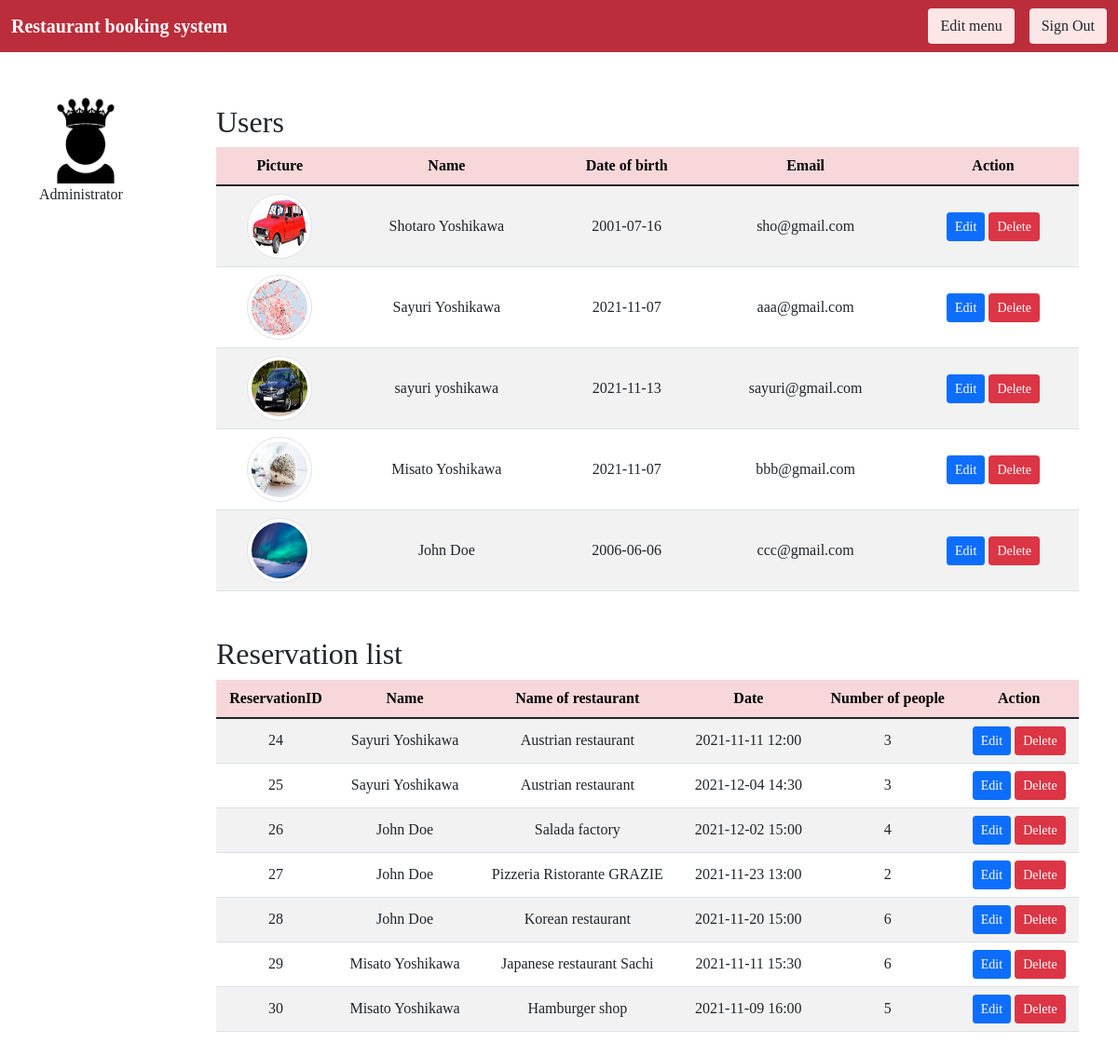
Page /dashBoard.php (signed in) on the committed database.
### tables this page shows
CREATE TABLE `user` (
  `id` int(11) NOT NULL,
  `first_name` varchar(255) NOT NULL,
  `last_name` varchar(255) NOT NULL,
  `password` varchar(255) NOT NULL,
  `date_of_birth` date NOT NULL,
  `email` varchar(255) NOT NULL,
  `picture` varchar(255) DEFAULT NULL,
  `status` varchar(4) NOT NULL DEFAULT 'user'
);

CREATE TABLE `booking` (
  `bookingId` int(11) NOT NULL,
  `fk_userId` int(11) NOT NULL,
  `fk_productsId` int(11) DEFAULT NULL,
  `reservation_date` date NOT NULL,
  `number_people` int(11) NOT NULL,
  `time` varchar(10) DEFAULT NULL
);

CREATE TABLE `products` (
  `id` int(11) NOT NULL,
  `name` varchar(255) NOT NULL,
  `price` decimal(13,2) NOT NULL,
  `picture` varchar(255) DEFAULT NULL,
  `fk_supplierId` int(11) DEFAULT NULL,
  `description` varchar(300) NOT NULL
);

### dashBoard.php (the view, shortened to what this page needs)
<?php
require_once "components/db_connect.php";
$sql = "SELECT * FROM user";
$result = mysqli_query($connect, $sql);
$sql2 = "SELECT *
FROM booking
JOIN products on products.id = booking.fk_productsId
JOIN user on user.id = booking.fk_userId";
$result2 = mysqli_query($connect, $sql2);
$tbody2 = "";
$tbody = '';
if ($result->num_rows > 0) {
    while ($row = $result->fetch_array(MYSQLI_ASSOC)) {
        $tbody .= "<tr>
           <td><img class='img-thumbnail rounded-circle' src='pictures/" . $row['picture'] . "' alt=" . $row['first_name'] . "></td>
           <td>" . $row['first_name'] . " " . $row['last_name'] . "</td>
           <td>" . $row['date_of_birth'] . "</td>
           <td>" . $row['email'] . "</td>
           <td><a href='update.php?id=" . $row['id'] . "'><button class='btn btn-primary btn-sm' type='button'>Edit</button></a>
           <a href='delete.php?id=" . $row['id'] . "'><button class='btn btn-danger btn-sm' type='button'>Delete</button></a></td>
        </tr>";
    }
} else {
    $tbody = "<tr><td colspan='5'><center>No Data Available </center></td></tr>";
}
if (mysqli_num_rows($result2) > 0) {
    while ($row2 = mysqli_fetch_array($result2, MYSQLI_ASSOC)) {
       $tbody2 .= "<tr>
       <td>" . $row2['bookingId'] . "</td>
       <td>" . $row2['first_name'] ." ". $row2['last_name'] . "</td>
       <td>" . $row2['name'] . "</td>
       <td>" . $row2['reservation_date'] ." ". $row2['time'] . "</td>
       <td>" . $row2['number_people'] . "</td>
       <td><a href='booking/update_booking.php?id=" . $row2['bookingId'] . "'><button class='btn btn-primary btn-sm' type='button'>Edit</button></a>
       <a href='booking/delete_booking.php?id=" . $row2['bookingId'] . "'><button class='btn btn-danger btn-sm' type='button'>Delete</button></a></td>
    </tr>";
    }
 } else {
    $tbody2 = "<tr><td colspan='5'><center>You don't have any reservation</center></td></tr>";
 }
?>
<!DOCTYPE html>
<html lang="en">
<head>
    <?php require_once 'components/boot.php' ?>
</head>
<body>
<nav class="navbar navbar-expand-lg navbar">
      <div class="container-fluid">
         <a class="navbar-brand text-white fw-bold" href="index.php">Restaurant booking system</a>
         <div class="d-flex justify-content-end">
         <a href='products/index.php'><button class='btn update btn' type='button'>Edit menu</button></a>
         <a href="logout.php?logout"><button class='btn signout btn ms-3' type='button'>Sign Out</button></a>
         </div>
      </div>
   </nav>
    <div class="container mt-5">
        <div class="row">
            <div class="col-2">
                <img class="userImage" src="pictures/admavatar.png" alt="Adm avatar">
                <p class="">Administrator</p>
            </div>
            <div class="col-10 mt-2 mb-5">
                <p class='h2'>Users</p>
                <table class='table table-striped'>
                    <thead class='table-danger'>
                        <tr>
                            <th>Picture</th>
                            <th>Name</th>
                            <th>Date of birth</th>
                            <th>Email</th>
                            <th>Action</th>
                        </tr>
                    </thead>
                    <tbody>
                        <?= $tbody ?>
                    </tbody>
                </table>
                <p class='h2 mt-5'>Reservation list</p>
                <table class='table table-striped'>
                    <thead class='table-danger'>
                        <tr>
                            <th>ReservationID</th>
                            <th>Name</th>
                            <th>Name of restaurant</th>
                            <th>Date</th>
                            <th>Number of people</th>
                            <th>Action</th>
                        </tr>
                    </thead>
                    <tbody>
                        <?= $tbody2 ?>
                    </tbody>
                </table>
        </div>
    </div>
</body>
</html>

### components/boot.php (shortened to what this page needs)
<link href="https://cdn.jsdelivr.net/npm/bootstrap@5.1.3/dist/css/bootstrap.min.css" rel="stylesheet">

### components/boot.php (style rules this page uses)
* { font-family: Georgia, serif; }
.navbar { background-color: rgb(187, 45, 59); }
a { text-decoration: none; }

### dashBoard.php (style rules this page uses)
.img-thumbnail { width: 70px !important; height: 70px !important; }
td { text-align: center; vertical-align: middle; }
tr { text-align: center; }
.userImage { width: 100px; height: auto; }
.navbar { background-color: rgb(187,45,59); }
a { text-decoration: none; }
.signout, .update { background-color: #FFE6E6; }

### rows in the picture
user: picture (picture), first_name "Shotaro", last_name "Yoshikawa", date_of_birth "2001-07-16", email "sho@gmail.com"
user: picture (picture), first_name "Sayuri", last_name "Yoshikawa", date_of_birth "2021-11-07", email "aaa@gmail.com"
user: picture (picture), first_name "sayuri", last_name "yoshikawa", date_of_birth "2021-11-13", email "sayuri@gmail.com"
user: picture (picture), first_name "Misato", last_name "Yoshikawa", date_of_birth "2021-11-07", email "bbb@gmail.com"
user: picture (picture), first_name "John", last_name "Doe", date_of_birth "2006-06-06", email "ccc@gmail.com"
booking: bookingId "24", fk_userId.first_name "Sayuri", fk_userId.last_name "Yoshikawa", fk_productsId.name "Austrian restaurant", reservation_date "2021-11-11", time "12:00", number_people "3"
booking: bookingId "25", fk_userId.first_name "Sayuri", fk_userId.last_name "Yoshikawa", fk_productsId.name "Austrian restaurant", reservation_date "2021-12-04", time "14:30", number_people "3"
booking: bookingId "26", fk_userId.first_name "John", fk_userId.last_name "Doe", fk_productsId.name "Salada factory", reservation_date "2021-12-02", time "15:00", number_people "4"
booking: bookingId "27", fk_userId.first_name "John", fk_userId.last_name "Doe", fk_productsId.name "Pizzeria Ristorante GRAZIE", reservation_date "2021-11-23", time "13:00", number_people "2"
booking: bookingId "28", fk_userId.first_name "John", fk_userId.last_name "Doe", fk_productsId.name "Korean restaurant", reservation_date "2021-11-20", time "15:00", number_people "6"
booking: bookingId "29", fk_userId.first_name "Misato", fk_userId.last_name "Yoshikawa", fk_productsId.name "Japanese restaurant Sachi", reservation_date "2021-11-11", time "15:30", number_people "6"
booking: bookingId "30", fk_userId.first_name "Misato", fk_userId.last_name "Yoshikawa", fk_productsId.name "Hamburger shop", reservation_date "2021-11-09", time "16:00", number_people "5"
